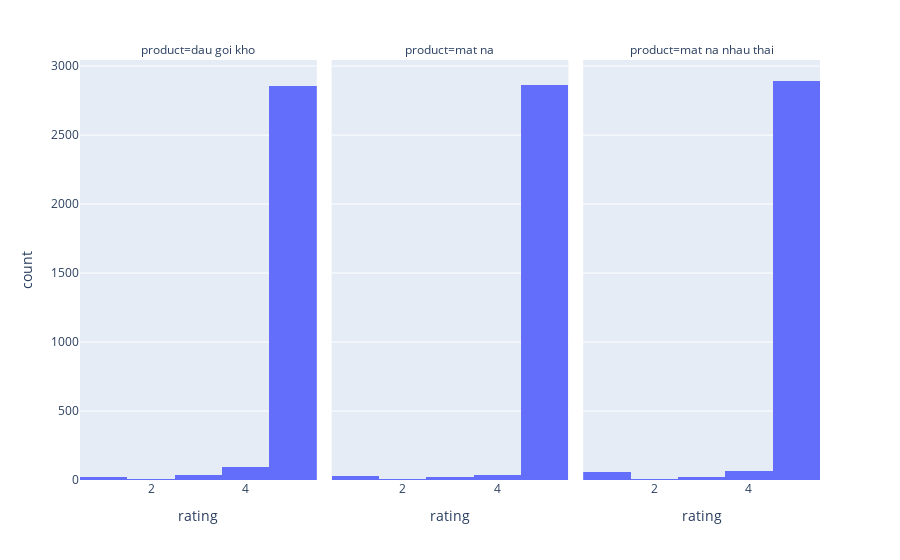

Here is the notebook cell this chart was saved with:
### Code cell
import plotly.express as px
cplot = px.histogram(df_rev, x='rating', barmode='group', facet_col='product')
cplot.show()

### Figure 1 — Plotly figure (JSON) as saved in the notebook; plotly's stock layout.template omitted (floating-point values rounded to 4 significant figures; data arrays with more than 128 entries replaced by an {"elided": "..."} marker saying what was removed)
{"data": [{"alignmentgroup": "True", "bingroup": "x", "hovertemplate": "product=dau goi kho<br>rating=%{x}<br>count=%{y}<extra></extra>", "legendgroup": "", "marker": {"color": "#636efa", "pattern": {"shape": ""}}, "name": "", "offsetgroup": "", "orientation": "v", "showlegend": false, "type": "histogram", "x": {"elided": "3016 int values"}, "xaxis": "x", "yaxis": "y"}, {"alignmentgroup": "True", "bingroup": "x", "hovertemplate": "product=mat na<br>rating=%{x}<br>count=%{y}<extra></extra>", "legendgroup": "", "marker": {"color": "#636efa", "pattern": {"shape": ""}}, "name": "", "offsetgroup": "", "orientation": "v", "showlegend": false, "type": "histogram", "x": {"elided": "2948 int values"}, "xaxis": "x2", "yaxis": "y2"}, {"alignmentgroup": "True", "bingroup": "x", "hovertemplate": "product=mat na nhau thai<br>rating=%{x}<br>count=%{y}<extra></extra>", "legendgroup": "", "marker": {"color": "#636efa", "pattern": {"shape": ""}}, "name": "", "offsetgroup": "", "orientation": "v", "showlegend": false, "type": "histogram", "x": {"elided": "3045 int values"}, "xaxis": "x3", "yaxis": "y3"}], "layout": {"annotations": [{"font": {}, "showarrow": false, "text": "product=dau goi kho", "x": 0.16, "xanchor": "center", "xref": "paper", "y": 1, "yanchor": "bottom", "yref": "paper"}, {"font": {}, "showarrow": false, "text": "product=mat na", "x": 0.5, "xanchor": "center", "xref": "paper", "y": 1, "yanchor": "bottom", "yref": "paper"}, {"font": {}, "showarrow": false, "text": "product=mat na nhau thai", "x": 0.84, "xanchor": "center", "xref": "paper", "y": 1, "yanchor": "bottom", "yref": "paper"}], "barmode": "group", "legend": {"tracegroupgap": 0}, "margin": {"t": 60}, "xaxis": {"anchor": "y", "domain": [0, 0.32], "title": {"text": "rating"}}, "xaxis2": {"anchor": "y2", "domain": [0.34, 0.66], "matches": "x", "title": {"text": "rating"}}, "xaxis3": {"anchor": "y3", "domain": [0.68, 1.0], "matches": "x", "title": {"text": "rating"}}, "yaxis": {"anchor": "x", "domain": [0, 1], "title": {"text": "count"}}, "yaxis2": {"anchor": "x2", "domain": [0, 1], "matches": "y", "showticklabels": false}, "yaxis3": {"anchor": "x3", "domain": [0, 1], "matches": "y", "showticklabels": false}}}
